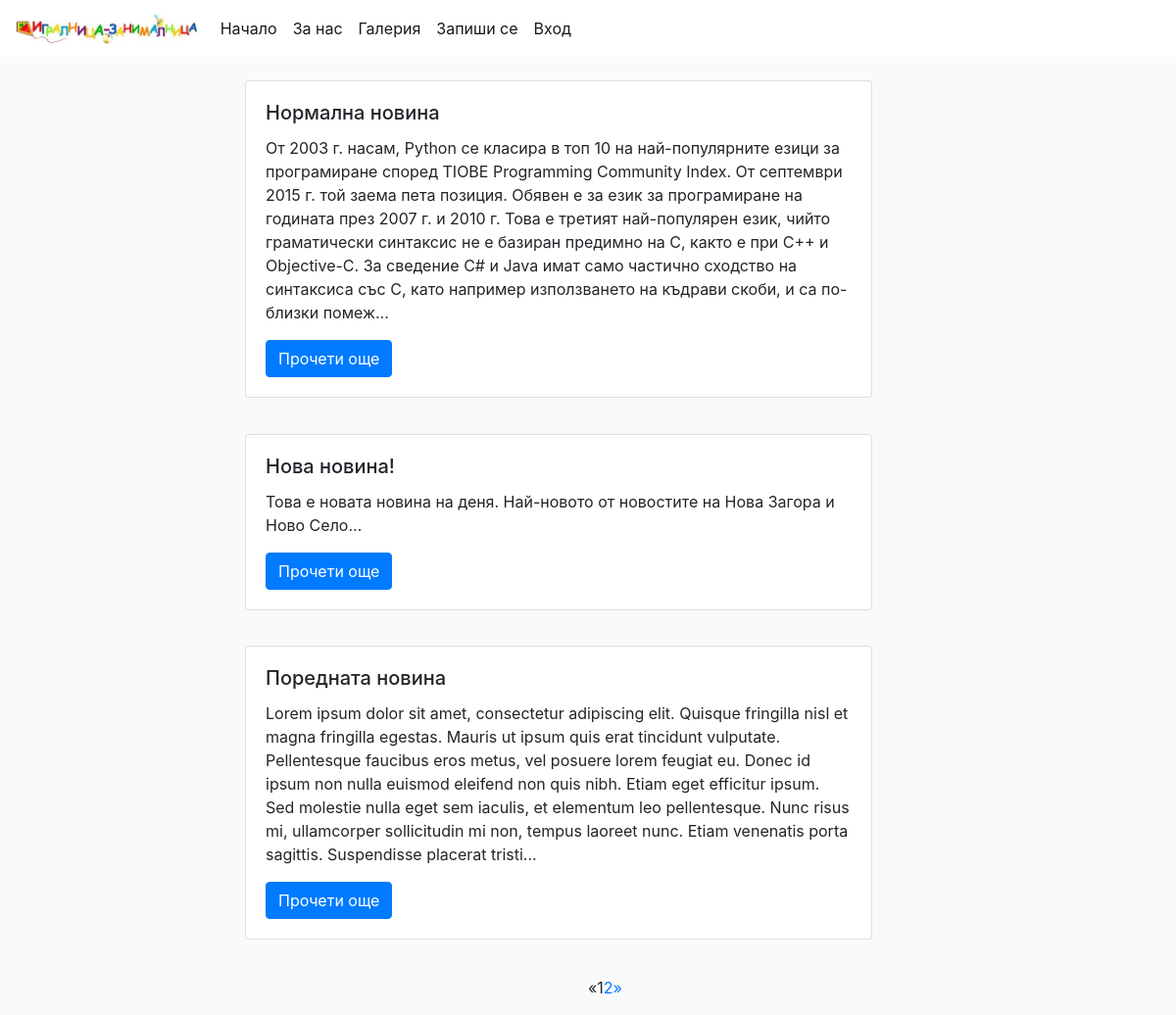
The app's page /, older data.
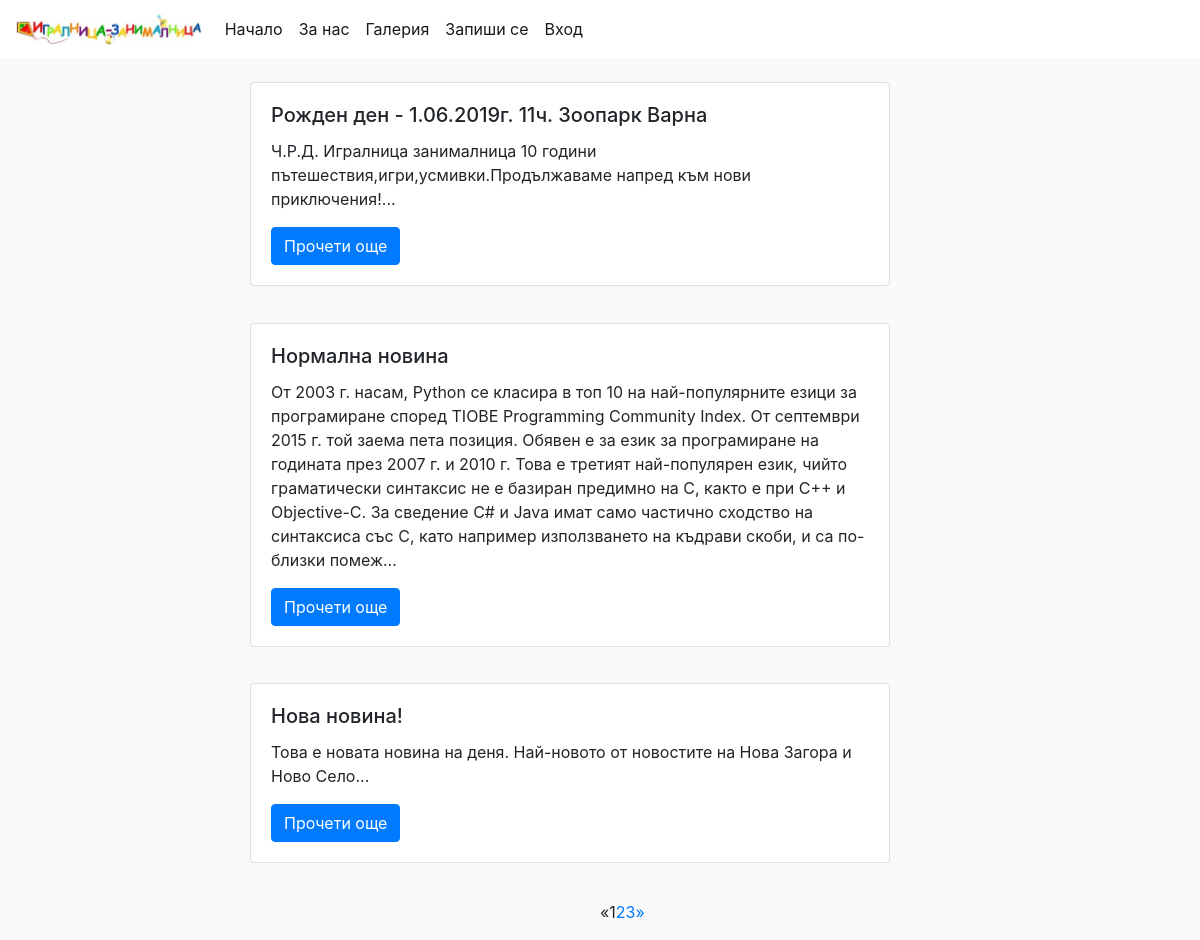
The same page, newer data.
### news/models.py (models this page shows, shortened)
class Post(models.Model):
    title = models.CharField('заглавие', max_length=50, default='No title')
    pub_date = models.DateField('дата на публикуване', auto_now_add=True)
    content = models.TextField('съдържание', default='No content')
    class Meta:
        verbose_name = 'публикация'
        verbose_name_plural = 'публикации'
    def short_content(self):
        return f"{self.content:.500}..."

### news/views.py (the view)
# urls.py: urlpatterns = [path('', views.NewsList.as_view(), name='index'),
class NewsList(ListView):
    model = Post
    template_name = 'news-list.html'
    context_object_name = 'posts'
    paginate_by = 3
    def get_queryset(self):
        return Post.objects.all().order_by('-pub_date', '-pk')

### news/templates/news-list.html (shortened to what this page needs)
{% extends 'index.html' %}
{% block body %}
    <div class="row">
        <div class="col-lg-2"></div>
            <div class="col-lg-8">
            {% for post in posts %}
                <div class="container" style="margin-bottom: 5%">
                    <div class="card" style="width: 40rem;">
                        <div class="card-body" style="border: 5%">
                            <h5 class="card-title">{{post.title}}</h5>
                                <p class="card-text">{{post.short_content}}</p>
                                <a href="{% url 'details' post.id %}" class="btn btn-primary">Прочети още</a>
                        </div>
                    </div>
                </div>
        {% endfor %}
                </div>
        <div class="col-lg-2"></div>
{% include 'pages.html' %}
    </div>
{% endblock %}

Row changes from the older to the newer data that the page shows:
no longer on this page (row unchanged): Post: title "Поредната новина", short_content "Lorem ipsum dolor sit amet, consectetur adipiscing elit. Quisque fringilla nisl et magna fringilla egestas. Mauris ut ipsum quis erat tincidunt vulputate. Pellentesque faucibus eros metus, vel posuere lorem feugiat eu. Donec id ipsum non nulla euismod eleifend non quis nibh. Etiam eget efficitur ipsum. Sed molestie nulla eget sem iaculis, et elementum leo pellentesque. Nunc risus mi, ullamcorper sollicitudin mi non, tempus laoreet nunc. Etiam venenatis porta sagittis. Suspendisse placerat tristi..."
added Post: title "Рожден ден - 1.06.2019г. 11ч. Зоопарк Варна", short_content "Ч.Р.Д. Игралница занималница 10 години пътешествия,игри,усмивки.Продължаваме напред към нови приключения!..."
Text that changed along with them:
new list line: "3"
